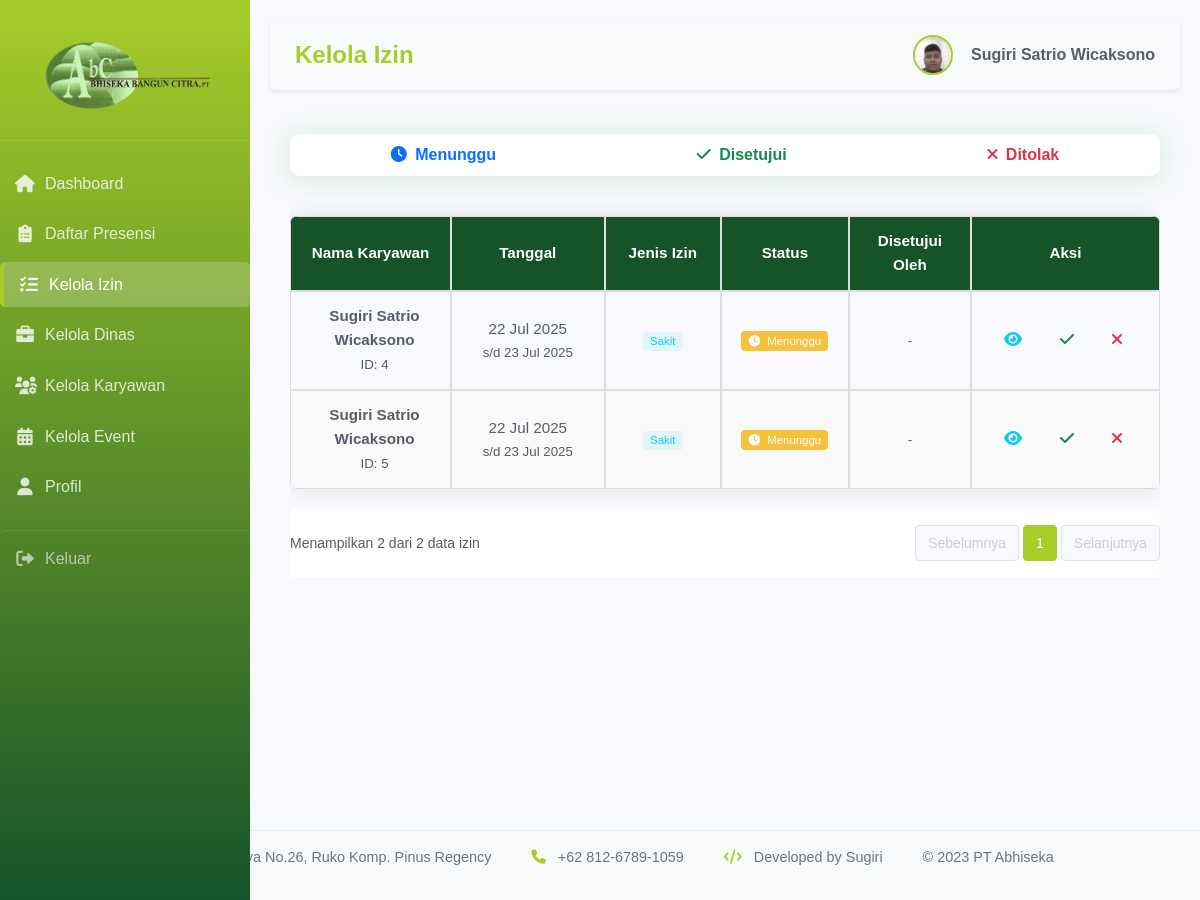
The page /frontend/kelola_izin.php (signed in) on the database its author committed.
### tables this page shows
CREATE TABLE `pengguna` (
  `id_user` varchar(20) NOT NULL,
  `username` varchar(50) NOT NULL,
  `password` varchar(255) NOT NULL,
  `nama_lengkap` varchar(60) NOT NULL,
  `email` varchar(50) NOT NULL,
  `peran` enum('superadmin','admin','karyawan') NOT NULL DEFAULT 'karyawan',
  `uid` varchar(15) DEFAULT NULL,
  `foto_path` varchar(255) DEFAULT NULL,
  `data_wajah` text DEFAULT NULL COMMENT 'Data wajah untuk face recognition',
  `dibuat_pada` timestamp NOT NULL DEFAULT current_timestamp(),
  `diperbarui_pada` timestamp NOT NULL DEFAULT current_timestamp() ON UPDATE current_timestamp(),
  `status` enum('aktif','nonaktif') DEFAULT 'aktif',
  `verif` int(4) NOT NULL
);

CREATE TABLE `izin` (
  `id_izin` int(20) NOT NULL,
  `id_user` varchar(20) NOT NULL,
  `jenis_izin` enum('sakit','cuti') NOT NULL,
  `alasan` text NOT NULL,
  `tanggal_mulai` date NOT NULL,
  `tanggal_selesai` date NOT NULL,
  `foto_pendukung` varchar(100) DEFAULT NULL,
  `status` enum('menunggu','disetujui','ditolak') DEFAULT 'menunggu',
  `disetujui_oleh` varchar(20) DEFAULT NULL,
  `catatan_admin` text DEFAULT NULL,
  `disetujui_pada` timestamp NULL DEFAULT NULL,
  `dibuat_pada` timestamp NOT NULL DEFAULT current_timestamp()
);

### frontend/kelola_izin.php (the view, shortened to what this page needs)
<?php
require 'config.php';
$peran = $_SESSION['peran'];
$user_id = $_SESSION['id_user'];
$stmt = $pdo->prepare("SELECT * FROM pengguna WHERE id_user = ?");
$stmt->execute([$user_id]);
$user = $stmt->fetch(PDO::FETCH_ASSOC);
$foto_path = !empty($user['foto_path']) ? $user['foto_path'] : '../images/default-profile.jpg';
$status_filter = $_GET['status'] ?? 'menunggu';
$limit = 10;
$page = isset($_GET['page']) ? (int)$_GET['page'] : 1;
$offset = ($page - 1) * $limit;
$sql_count = "SELECT COUNT(*) FROM izin WHERE status = ?";
$stmt = $pdo->prepare($sql_count);
$stmt->execute([$status_filter]);
$total_data = $stmt->fetchColumn();
$total_pages = ceil($total_data / $limit);
$sql = "SELECT i.*, p.nama_lengkap
    FROM izin i
    JOIN pengguna p ON i.id_user = p.id_user
    WHERE i.status = ?
    ORDER BY i.tanggal_mulai DESC
    LIMIT ? OFFSET ?";
$stmt = $pdo->prepare($sql);
$stmt->execute([$status_filter, $limit, $offset]);
$daftar_izin = $stmt->fetchAll();
?>
<!DOCTYPE html>
<html lang="id">
<head>
    <link href="https://cdn.jsdelivr.net/npm/bootstrap@5.3.0/dist/css/bootstrap.min.css" rel="stylesheet">
    <link rel="stylesheet" href="https://cdnjs.cloudflare.com/ajax/libs/font-awesome/6.0.0/css/all.min.css">
    <link rel="stylesheet" href="../css/style.css">
</head>
<body>
    <div class="dashboard-fluid">
        <div class="col-md-3 col-lg-2 sidebar">
            <div class="sidebar-header">
                <img src="../images/Abhiseka.png" alt="Logo Perusahaan" class="heading-image">
            </div>
            <nav class="sidebar-nav">
                <a href="dashboard.php" class="nav-link">
                    <i class="fas fa-home"></i>
                    <span>Dashboard</span>
                </a>
                <?php if ($peran == 'admin' || $peran == 'superadmin'): ?>
                    <a href="daftar_presensi.php" class="nav-link">
                        <i class="fas fa-clipboard-list"></i>
                        <span>Daftar Presensi</span>
                    </a>
                    <a href="kelola_izin.php" class="nav-link active">
                        <i class="fas fa-tasks"></i>
                        <span>Kelola Izin</span>
                    </a>
                    <a href="kelola_dinas.php" class="nav-link">
                        <i class="fas fa-briefcase"></i>
                        <span>Kelola Dinas</span>
                    </a>
                <?php endif; ?>
                <?php if ($peran == 'superadmin'): ?>
                    <a href="kelola_karyawan.php" class="nav-link">
                        <i class="fas fa-users-cog"></i>
                        <span>Kelola Karyawan</span>
                    </a>
                    <a href="kelola_event.php" class="nav-link">
                        <i class="fas fa-calendar-alt"></i>
                        <span>Kelola Event</span>
                    </a>
                <?php endif; ?>
                <a href="profil.php" class="nav-link">
                    <i class="fas fa-user"></i>
                    <span>Profil</span>
                </a>
                <a href="logout.php" class="nav-link logout-btn">
                    <i class="fas fa-sign-out-alt"></i>
                    <span>Keluar</span>
                </a>
            </nav>
        </div>
        <div class="main-content">
            <nav class="navbar navbar-expand-lg navbar-light bg-light rounded shadow-sm mb-4">
                <div class="navbar-title">Kelola Izin</div>
                <div class="navbar-user">
                    <img src="<?= $foto_path ?>" alt="User" class="rounded-circle me-2" width="40" height="40">                    <span><?php echo $_SESSION['nama_lengkap']; ?></span>
                </div>
            </nav>
            <div class="content-wrapper">
                <div class="card">
                    <div class="btn-group">
                            <a href="kelola_izin.php?status=Menunggu&page=1"
                               class="btn <?= $status_filter == 'Menunggu' ? 'btn-primary' : 'btn-outline-primary'; ?>">
                                <i class="fas fa-clock me-1"></i> Menunggu
                            </a>
                            <a href="kelola_izin.php?status=Disetujui&page=1"
                               class="btn <?= $status_filter == 'Disetujui' ? 'btn-success' : 'btn-outline-success'; ?>">
                                <i class="fas fa-check me-1"></i> Disetujui
                            </a>
                            <a href="kelola_izin.php?status=Ditolak&page=1"
                               class="btn <?= $status_filter == 'Ditolak' ? 'btn-danger' : 'btn-outline-danger'; ?>">
                                <i class="fas fa-times me-1"></i> Ditolak
                            </a>
                        </div>
                    </div>
                    <div class="card-body p-0">
                        <div class="table-responsive">
                            <table class="modern-table">
                                <thead class="table-light">
                                    <tr>
                                        <th width="20%">Nama Karyawan</th>
                                        <th width="20%">Tanggal</th>
                                        <th width="15%">Jenis Izin</th>
                                        <th width="15%">Status</th>
                                        <th width="15%">Disetujui Oleh</th>
                                        <th width="15%" class="text-center">Aksi</th>
                                    </tr>
                                </thead>
                                <tbody>
                                    <?php foreach ($daftar_izin as $izin):
                                        $disetujui_oleh = '-';
                                    ?>
                                    <tr>
                                        <td class="align-middle">
                                            <div class="d-flex align-items-center">
                                                <div class="ms-2">
                                                    <div class="fw-semibold"><?= htmlspecialchars($izin['nama_lengkap']); ?></div>
                                                    <small class="text-muted">ID: <?= $izin['id_izin']; ?></small>
                                                </div>
                                            </div>
                                        </td>
                                        <td class="align-middle">
                                            <div class="d-flex flex-column">
                                                <span><?= date('d M Y', strtotime($izin['tanggal_mulai'])); ?></span>
                                                <small class="text-muted">s/d <?= date('d M Y', strtotime($izin['tanggal_selesai'])); ?></small>
                                            </div>
                                        </td>
                                        <td class="align-middle">
                                            <span class="badge bg-info bg-opacity-10 text-info">
                                                <?= ucfirst(str_replace('_', ' ', $izin['jenis_izin'])); ?>
                                            </span>
                                        </td>
                                        <td class="align-middle">
                                            <?php if ($izin['status'] == 'menunggu'): ?>
                                                <span class="badge bg-warning bg-opacity-15 text-white">
                                                    <i class="fas fa-clock me-1"></i> Menunggu
                                                </span>
                                            <?php elseif ($izin['status'] == 'disetujui'): ?>
                                                <span class="badge bg-success bg-opacity-15 text-white">
                                                    <i class="fas fa-check-circle me-1"></i> Disetujui
                                                </span>
                                            <?php else: ?>
                                                <span class="badge bg-danger bg-opacity-15 text-white">
                                                    <i class="fas fa-times-circle me-1"></i> Ditolak
                                                </span>
                                            <?php endif; ?>
                                        </td>
                                        <td class="align-middle">
                                            <small><?= $disetujui_oleh ?></small>
                                        </td>
                                        <td class="align-middle text-center">
                                            <div class="btn-group btn-group-sm" role="group">
                                                <button class="btn btn-outline-info btn-detail-izin"
                                                        data-id="<?= $izin['id_izin']; ?>" title="Lihat Detail">
                                                    <i class="fas fa-eye"></i>
                                                </button>
                                                <?php if ($izin['status'] == 'menunggu'): ?>
                                                    <button class="btn btn-outline-success btn-approve-izin"
                                                            data-id="<?= $izin['id_izin']; ?>" title="Setujui">
                                                        <i class="fas fa-check"></i>
                                                    </button>
                                                    <button class="btn btn-outline-danger btn-reject-izin"
                                                            data-id="<?= $izin['id_izin']; ?>" title="Tolak">
                                                        <i class="fas fa-times"></i>
                                                    </button>
                                                <?php endif; ?>
                                            </div>
                                        </td>
                                    </tr>
                                    <?php endforeach; ?>
                                </tbody>
                            </table>
                        </div>
                    </div>
                    <?php if (!empty($daftar_izin)): ?>
                    <div class="card-footer bg-white py-3">
                        <div class="d-flex justify-content-between align-items-center">
                            <div class="text-muted small">
                                Menampilkan <?= count($daftar_izin); ?> dari <?= $total_data; ?> data izin
                            </div>
                            <nav>
                                <ul class="pagination pagination-sm mb-0">
                                    <?php if ($page > 1): ?>
                                        <li class="page-item">
                                            <a class="page-link" href="kelola_izin.php?status=<?= $status_filter; ?>&page=<?= $page - 1; ?>">
                                                Sebelumnya
                                            </a>
                                        </li>
                                    <?php else: ?>
                                        <li class="page-item disabled">
                                            <a class="page-link" href="#" tabindex="-1">Sebelumnya</a>
                                        </li>
                                    <?php endif; ?>
                                    <?php for ($i = 1; $i <= $total_pages; $i++): ?>
                                        <li class="page-item <?= $i == $page ? 'active' : ''; ?>">
                                            <a class="page-link" href="kelola_izin.php?status=<?= $status_filter; ?>&page=<?= $i; ?>">
                                                <?= $i; ?>
                                            </a>
                                        </li>
                                    <?php endfor; ?>
                                    <?php if ($page < $total_pages): ?>
                                        <li class="page-item">
                                            <a class="page-link" href="kelola_izin.php?status=<?= $status_filter; ?>&page=<?= $page + 1; ?>">
                                                Selanjutnya
                                            </a>
                                        </li>
                                    <?php else: ?>
                                        <li class="page-item disabled">
                                            <a class="page-link" href="#">Selanjutnya</a>
                                        </li>
                                    <?php endif; ?>
                                </ul>
                            </nav>
                        </div>
                    </div>
                    <?php endif; ?>
                </div>
            </div>
        </div>
<footer class="flat-footer">
    <div class="footer-content">
        <div class="footer-section">
            <p><i class="fas fa-map-marker-alt"></i> Jl. Pinus Raya No.26, Ruko Komp. Pinus Regency
 </p>
        </div>
        <div class="footer-section">
            <p><i class="fas fa-phone"></i> +62 812-6789-1059</p>
        </div>
        <div class="footer-section">
            <p><i class="fas fa-code"></i> Developed by Sugiri</p>
        </div>
        <div class="footer-section">
            <p>&copy; 2023 PT Abhiseka</p>
        </div>
    </div>
</footer>
</body>
</html>

### rows shown on the page
pengguna: foto_path (picture)
izin: id_user.nama_lengkap "Sugiri Satrio Wicaksono", id_izin "4", tanggal_mulai "22 Jul 2025", tanggal_selesai "23 Jul 2025", jenis_izin "Sakit", status "menunggu" (drawn), disetujui_oleh "-"
izin: id_user.nama_lengkap "Sugiri Satrio Wicaksono", id_izin "5", tanggal_mulai "22 Jul 2025", tanggal_selesai "23 Jul 2025", jenis_izin "Sakit", status "menunggu" (drawn), disetujui_oleh "-"

### other values the page prints
$_SESSION['nama_lengkap'] "Sugiri Satrio Wicaksono"
count($daftar_izin) "2"
$total_data "2"
